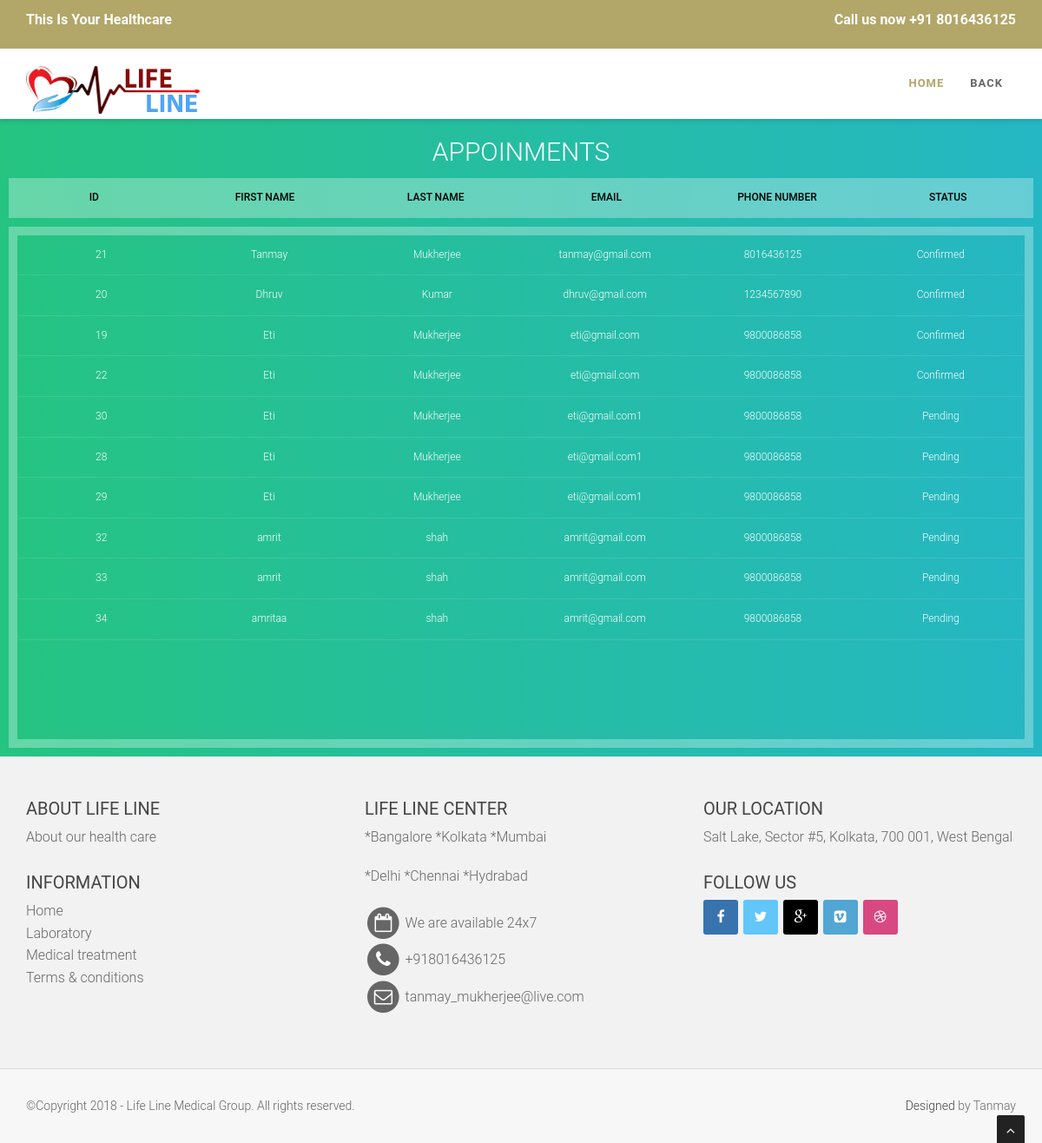
Before: /pages/appoinment.php (signed in) with the older database file.
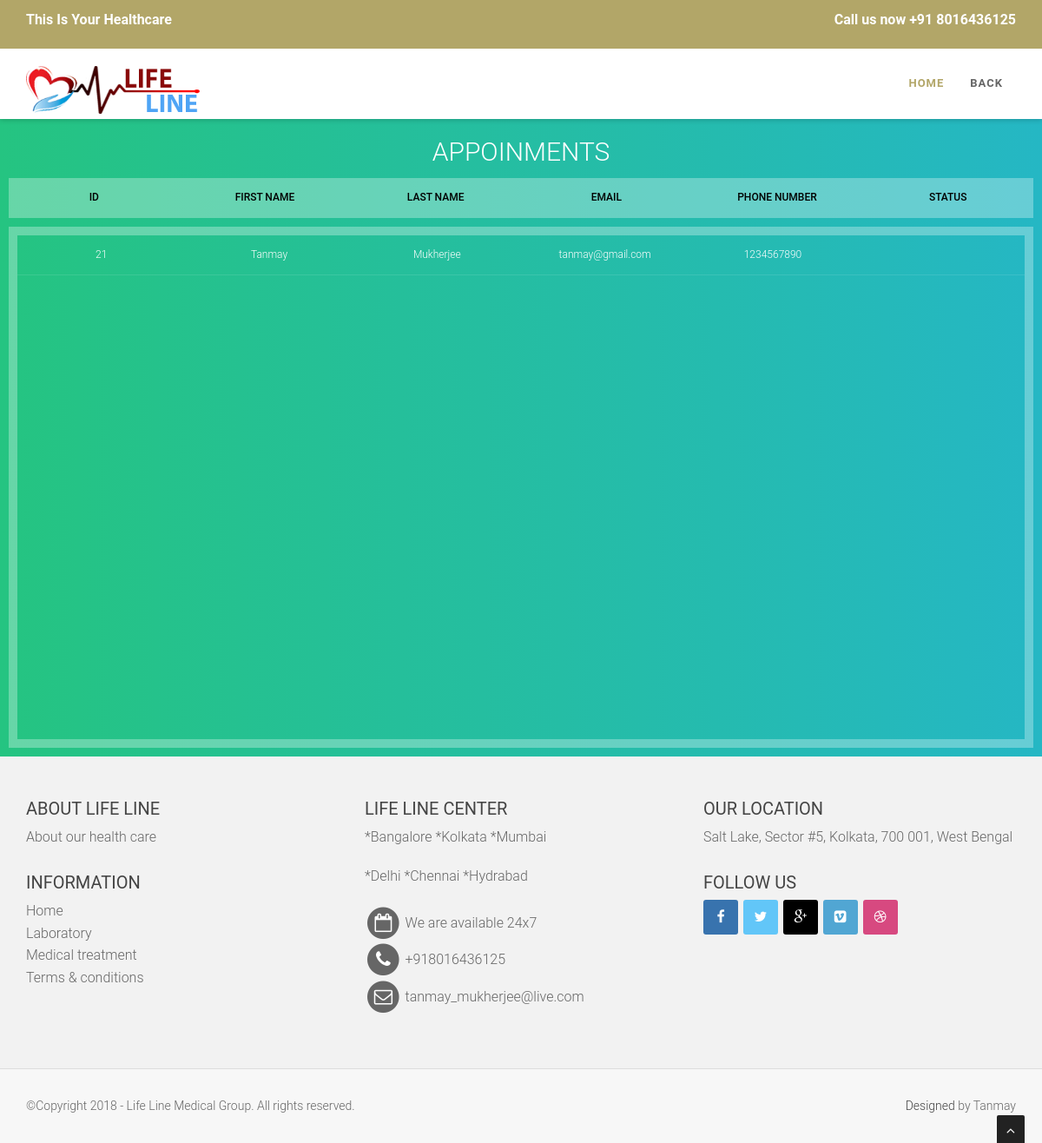
After: the same page with the newer database file.
### tables this page shows
CREATE TABLE IF NOT EXISTS `appoinments` (
  `aid` bigint(200) NOT NULL AUTO_INCREMENT,
  `FirstName` longtext NOT NULL,
  `LastName` longtext NOT NULL,
  `Email` varchar(100) NOT NULL,
  `PhoneNumber` varchar(10) NOT NULL,
  `Status` char(10) NOT NULL DEFAULT 'Pending',
  PRIMARY KEY (`aid`)
);

### pages/appoinment.php (the view, shortened to what this page needs)
<?php
	$dbServername="localhost";
	$dbUsername="root";
	$dbPassword="1234";
	$dbName="db_hc";
	$conn=mysqli_connect($dbServername,$dbUsername,$dbPassword,$dbName);
?>
<!DOCTYPE html>
<!DOCTYPE html>
<html>
<head>
<link href="css/bootstrap.min.css" rel="stylesheet" type="text/css">
    <link href="font-awesome/css/font-awesome.min.css" rel="stylesheet" type="text/css" />
  <link rel="stylesheet" type="text/css" href="plugins/cubeportfolio/css/cubeportfolio.min.css">
  <link href="css/nivo-lightbox.css" rel="stylesheet" />
  <link href="css/nivo-lightbox-theme/default/default.css" rel="stylesheet" type="text/css" />
  <link href="css/owl.carousel.css" rel="stylesheet" media="screen" />
    <link href="css/owl.theme.css" rel="stylesheet" media="screen" />
  <link href="css/animate.css" rel="stylesheet" />
    <link href="css/style-admin.css" rel="stylesheet">
  <link id="bodybg" href="bodybg/bg1.css" rel="stylesheet" type="text/css" />
  <link id="t-colors" href="color/sand.css" rel="stylesheet">
</head>
<body id="page-top" data-spy="scroll" data-target=".navbar-custom">
  <div id="wrapper">
    <nav class="navbar navbar-custom navbar-fixed-top" role="navigation">
      <div class="top-area">
        <div class="container">
          <div class="row">
            <div class="col-sm-6 col-md-6">
              <p class="bold text-left">This Is Your Healthcare</p>
            </div>
            <div class="col-sm-6 col-md-6">
              <p class="bold text-right">Call us now +91 8016436125</p>
            </div>
          </div>
        </div>
      </div>
      <div class="container navigation">
        <div class="navbar-header page-scroll">
          <a class="navbar-brand" href="home.php">
            <img src="img/logo.png" alt="" width="200" height="55" />
          </a>
        </div>
        <div class="collapse navbar-collapse navbar-right navbar-main-collapse">
          <ul class="nav navbar-nav">
            <li class="active"><a href="home.php">Home</a></li>
            <li><a href="welcomea.php">Back</a></li>
          </ul>
        </div>
      </div>
    </nav>
<section>
  <h1>Appoinments</h1>
  <div class="tbl-header">
    <table cellpadding="0" cellspacing="0" border="0">
      <thead>
        <tr>
					<th>ID</th>
					<th>First Name</th>
					<th>Last Name</th>
					<th>Email</th>
					<th>Phone Number</th>
					<th>Status</th>
				</tr>
      </thead>
    </table>
  </div>
  <div class="tbl-content">
    <table cellpadding="0" cellspacing="0" border="0">
      <tbody>
        <?php
					$sql = "SELECT * FROM appoinments";
					$result = $conn-> query($sql);
					if($result-> num_rows > 0)
					{
						while($row = $result-> fetch_assoc())
						{
							echo "<tr><td>".$row["aid"]."</td><td>".$row["FirstName"]."</td><td>".$row["LastName"]."</td><td>".$row["Email"]."</td><td>".$row["PhoneNumber"]."</td><td>".$row["Status"]."</td></tr>";
						}
						echo "</table>";
					}
					else
					{
						echo "No Records are there";
					}
				?>
  </div>
</section>
<footer>
  <div class="container">
    <div class="row">
      <div class="col-sm-6 col-md-4">
        <div class="wow fadeInDown" data-wow-delay="0.1s">
          <div class="widget">
            <h5>About Life Line</h5>
            <p>About our health care</p>
          </div>
        </div>
        <div class="wow fadeInDown" data-wow-delay="0.1s">
          <div class="widget">
            <h5>Information</h5>
            <ul>
              <li><a href="home.php">Home</a></li>
              <li><a href="#">Laboratory</a></li>
              <li><a href="#">Medical treatment</a></li>
              <li><a href="#">Terms & conditions</a></li>
            </ul>
          </div>
          </div>
        </div>
        <div class="col-sm-6 col-md-4">
          <div class="wow fadeInDown" data-wow-delay="0.1s">
            <div class="widget">
              <h5>Life Line Center</h5>
              <p>*Bangalore *Kolkata *Mumbai</p>
              <p>*Delhi *Chennai *Hydrabad</p>
              <ul>
                <li>
                  <span class="fa-stack fa-lg">
                    <i class="fa fa-circle fa-stack-2x"></i>
                    <i class="fa fa-calendar-o fa-stack-1x fa-inverse"></i>
                  </span> We are available 24x7
                </li>
                <li>
                  <span class="fa-stack fa-lg">
                    <i class="fa fa-circle fa-stack-2x"></i>
                    <i class="fa fa-phone fa-stack-1x fa-inverse"></i>
                  </span> +918016436125
                </li>
                <li>
                  <span class="fa-stack fa-lg">
                    <i class="fa fa-circle fa-stack-2x"></i>
                    <i class="fa fa-envelope-o fa-stack-1x fa-inverse"></i>
                  </span> tanmay_mukherjee@live.com
                </li>
              </ul>
             </div>
          </div>
        </div>
        <div class="col-sm-6 col-md-4">
          <div class="wow fadeInDown" data-wow-delay="0.1s">
            <div class="widget">
              <h5>Our location</h5>
              <p>Salt Lake, Sector #5, Kolkata, 700 001, West Bengal</p>
            </div>
          </div>
          <div class="wow fadeInDown" data-wow-delay="0.1s">
            <div class="widget">
              <h5>Follow us</h5>
              <ul class="company-social">
                <li class="social-facebook"><a href="#"><i class="fa fa-facebook"></i></a></li>
                <li class="social-twitter"><a href="#"><i class="fa fa-twitter"></i></a></li>
                <li class="social-google"><a href="#"><i class="fa fa-google-plus"></i></a></li>
                <li class="social-vimeo"><a href="#"><i class="fa fa-vimeo-square"></i></a></li>
                <li class="social-dribble"><a href="#"><i class="fa fa-dribbble"></i></a></li>
              </ul>
            </div>
          </div>
        </div>
      </div>
    </div>
    <div class="sub-footer">
    <div class="container">
      <div class="row">
        <div class="col-sm-6 col-md-6 col-lg-6">
          <div class="wow fadeInLeft" data-wow-delay="0.1s">
            <div class="text-left">
            <p>&copy;Copyright 2018 - Life Line Medical Group. All rights reserved.</p>
            </div>
          </div>
        </div>
        <div class="col-sm-6 col-md-6 col-lg-6">
          <div class="wow fadeInRight" data-wow-delay="0.1s">
            <div class="text-right">
              <p><a href="http://bootstraptaste.com/">Designed</a> by Tanmay</p>
            </div>
          </div>
        </div>
      </div>
    </div>
    </div>
  </footer>
</div>
<a href="#" class="scrollup"><i class="fa fa-angle-up active"></i></a>
</body>
</html>

### css/style-admin.css (style rules this page uses)
body { width: 100%; height: 100%; font-family: 'Open Sans', sans-serif; font-weight: 300; color: #666; background-color: #ddd; font-size: 16px; line-height: 1.6em; }
html { width: 100%; height: 100%; }
h1 { font-size: 38px; }
h5 { font-size: 24px; }
h1, h2, h3, h4, h5, h6 { margin: 0 0 30px; font-family: 'Roboto', sans-serif; font-weight: 400; color: #444; line-height: 1em; }
p { margin: 0 0 20px; }
p.bold { font-weight: 700; }
a { color: #666; -webkit-transition: all .2s ease-in-out; -moz-transition: all .2s ease-in-out; transition: all .2s ease-in-out; }
.top-area { -webkit-transition: all .4s ease-in-out; -moz-transition: all .4s ease-in-out; transition: all .4s ease-in-out; width: 100%; color: #fff; padding-top: 10px; padding-bottom: 10px; }
.top-area p { margin-bottom: 10px; }
.navbar-brand { padding-top: 15px; margin-top: 5px; padding-bottom: 0; }
.navbar.navbar-custom { width: inherit; margin: 0 auto; padding-bottom:0; box-shadow: 0 0 3px rgba(0,0,0,0.12); box-shadow: 0 1px 6px rgba(0,0,0,.2); -webkit-box-shadow: 0 1px 6px rgba(0,0,0,.2); -moz-box-shadow: 0 1px 6px rgba(0,0,0,.2); -o-box-shadow: 0 1px 6px rgba(0,0,0,.2); }
.navbar.navbar-custom .navigation { padding-bottom: 15px; }
.navbar { margin-bottom: 0; border-bottom: 1px solid rgba(255,255,255,.3); }
.navbar-brand { font-weight: 700; }
.navbar.navbar-custom.navbar-fixed-top { background: #fff; }
.navbar.navbar-custom { padding-top: 0; }
.navbar.navbar-custom ul.nav.navbar-nav { margin-top: 15px; -webkit-transition: all .4s ease-in-out; -moz-transition: all .4s ease-in-out; transition: all .4s ease-in-out; }
.navbar-custom ul.nav li a { font-size: 13px; letter-spacing: 1px; color: #666; text-transform: uppercase; font-weight: 700; background: transparent; }
.navbar-custom.navbar-fixed-top .nav li a:hover, .navbar-custom.navbar-fixed-top .nav li a:focus, .navbar-custom.navbar-fixed-top .nav li.active a, .navbar-custom.navbar-fixed-top .nav li.active { outline: 0; background: none; }
.company-social { margin-left: 0; padding-left: 0; margin-top: 10px; }
.company-social { text-align: left; list-style: none; }
.company-social li { margin:0; padding:0; display: inline-block; }
.company-social a { margin:0 2px 0 0; }
.company-social a i { width: 40px; height: 40px; line-height: 40px; text-align: center; color: #fff; -webkit-transition: background .3s ease-in-out; transition: background .3s ease-in-out; text-align: center; border-radius: 3px; padding:0; }
.company-social .social-facebook a i { background: #3873ae; }
.company-social .social-twitter a i { background: #62c6f8; }
.company-social .social-dribble a i { background: #d74980; }
.company-social .social-google a i { background: #000; }
.company-social .social-vimeo a i { background: #51a6d3; }
.widget ul { list-style: none; margin-left:0; padding-left:0; }
footer { background-color: #f2f2f2; }
footer { padding: 50px 0 0; }
footer .widget { margin-bottom: 30px; }
footer .widget h5 { font-size: 20px; margin-bottom: 10px; text-transform: uppercase; }
.sub-footer { margin-top: 30px; background-color: #f7f7f7; border-top: 1px solid #ddd; padding: 30px 0 10px; }
.sub-footer a { color: #444; }
footer .sub-footer p { font-size: 14px; }
.scrollup { position:fixed; width:32px; height:32px; bottom:0px; right:20px; background: #222; -webkit-border-radius: 2px 2px 0 0; -moz-border-radius: 2px 2px 0 0; border-radius: 2px 2px 0 0; }
a.scrollup { outline:0; text-align: center; }
a.scrollup i { margin-top: 10px; color: #fff; }

### bodybg/bg1.css (style rules this page uses)
body { background: url(../img/bodybg/bg1.png) repeat left top; }

### color/sand.css (style rules this page uses)
.top-area { background: #b2a668; }
.navbar-custom.top-nav-collapse .nav li a:hover, .navbar-custom .nav li a:hover, .navbar-custom .nav li.active a,.navbar-custom.top-nav-collapse .nav li.active a { color: #b2a668; }

Changed rows visible on the page:
removed appoinments: aid "20", FirstName "Dhruv", LastName "Kumar", Email "dhruv@gmail.com", PhoneNumber "1234567890", Status "Confirmed"
removed appoinments: aid "19", FirstName "Eti", LastName "Mukherjee", Email "eti@gmail.com", PhoneNumber "9800086858", Status "Confirmed"
removed appoinments: aid "22", FirstName "Eti", LastName "Mukherjee", Email "eti@gmail.com", PhoneNumber "9800086858", Status "Confirmed"
removed appoinments: aid "30", FirstName "Eti", LastName "Mukherjee", Email "eti@gmail.com1", PhoneNumber "9800086858", Status "Pending"
removed appoinments: aid "28", FirstName "Eti", LastName "Mukherjee", Email "eti@gmail.com1", PhoneNumber "9800086858", Status "Pending"
removed appoinments: aid "29", FirstName "Eti", LastName "Mukherjee", Email "eti@gmail.com1", PhoneNumber "9800086858", Status "Pending"
removed appoinments: aid "32", FirstName "amrit", LastName "shah", Email "amrit@gmail.com", PhoneNumber "9800086858", Status "Pending"
removed appoinments: aid "33", FirstName "amrit", LastName "shah", Email "amrit@gmail.com", PhoneNumber "9800086858", Status "Pending"
removed appoinments: aid "34", FirstName "amritaa", LastName "shah", Email "amrit@gmail.com", PhoneNumber "9800086858", Status "Pending"
changed appoinments "Tanmay": PhoneNumber "8016436125" → "1234567890"; Status "Confirmed" → (not shown)
